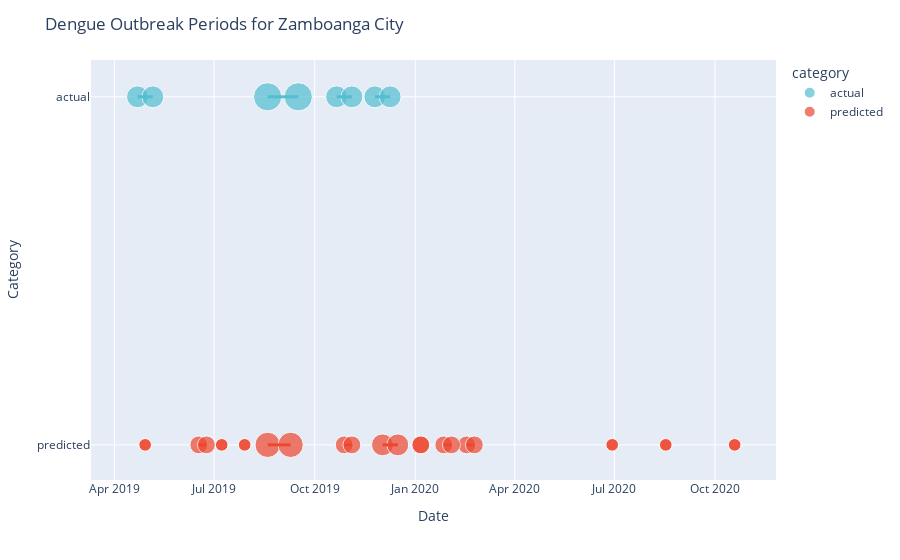

Notebook cell for this chart:
### Markdown cell above
Running the cell below should produce a dumbbell plot that shows the actual outbreak periods from the health data versus the predicted outbreak periods.

The resulting plot should look similar to this. The plot illustrates the outbreak periods from the dataframe prepared above. <br> <br>
<img src="../../assets/outbreak_period_sample.png" width="90%"> 

*This is only a sample plot, the resulting plot will not be exactly the same dependeing on the range of the test set.*

### Code cell
# Set custom colors
class_colors = {"predicted": "#ee472f", "actual": "#53bed0"}

# Plot start and end outbreak points
fig = px.scatter(
    outbreak_lengths_results,
    x=["start_date", "end_date"],
    y="category",
    color="category",
    size="actual_length_weeks",
    labels={"x": "Date"},
    category_orders={"category": ["actual", "predicted"]},
    color_discrete_map=class_colors,
)

for i, row in outbreak_lengths_results.iterrows():
    fig.add_trace(
        go.Scatter(
            mode="lines",
            # layer="below",
            line=dict(
                color=class_colors[row["category"]],
                width=3,
                dash="solid",
            ),
            # connect the two markers
            x=[row["start_date"], row["end_date"]],
            y=[row["category"], row["category"]],
            showlegend=False,
        )
    )

# Update layout with title and axis titles
fig.update_layout(
    title="Dengue Outbreak Periods for Zamboanga City",
    xaxis_title="Date",
    yaxis_title="Category",
)
fig.show()

### Figure 1 — Plotly figure (JSON) as saved in the notebook; plotly's stock layout.template omitted (floating-point values rounded to 4 significant figures)
{"data": [{"hovertemplate": "category=%{y}<br>value=%{x}<br>actual_length_weeks=%{marker.size}<extra></extra>", "legendgroup": "actual", "marker": {"color": "#53bed0", "size": [3, 5, 3, 3, 3, 5, 3, 3], "sizemode": "area", "sizeref": 0.0125, "symbol": "circle"}, "mode": "markers", "name": "actual", "orientation": "v", "showlegend": true, "type": "scatter", "x": ["2019-04-22T00:00:00", "2019-08-19T00:00:00", "2019-10-21T00:00:00", "2019-11-25T00:00:00", "2019-05-06T00:00:00", "2019-09-16T00:00:00", "2019-11-04T00:00:00", "2019-12-09T00:00:00"], "xaxis": "x", "y": ["actual", "actual", "actual", "actual", "actual", "actual", "actual", "actual"], "yaxis": "y"}, {"hovertemplate": "category=%{y}<br>value=%{x}<br>actual_length_weeks=%{marker.size}<extra></extra>", "legendgroup": "predicted", "marker": {"color": "#ee472f", "size": [1, 2, 1, 1, 4, 2, 3, 2, 2, 2, 1, 1, 1, 1, 2, 1, 1, 4, 2, 3, 2, 2, 2, 1, 1, 1], "sizemode": "area", "sizeref": 0.0125, "symbol": "circle"}, "mode": "markers", "name": "predicted", "orientation": "v", "showlegend": true, "type": "scatter", "x": ["2019-04-29T00:00:00", "2019-06-17T00:00:00", "2019-07-08T00:00:00", "2019-07-29T00:00:00", "2019-08-19T00:00:00", "2019-10-28T00:00:00", "2019-12-02T00:00:00", "2020-01-06T00:00:00", "2020-01-27T00:00:00", "2020-02-17T00:00:00", "2020-06-29T00:00:00", "2020-08-17T00:00:00", "2020-10-19T00:00:00", "2019-04-29T00:00:00", "2019-06-24T00:00:00", "2019-07-08T00:00:00", "2019-07-29T00:00:00", "2019-09-09T00:00:00", "2019-11-04T00:00:00", "2019-12-16T00:00:00", "2020-01-06T00:00:00", "2020-02-03T00:00:00", "2020-02-24T00:00:00", "2020-06-29T00:00:00", "2020-08-17T00:00:00", "2020-10-19T00:00:00"], "xaxis": "x", "y": ["predicted", "predicted", "predicted", "predicted", "predicted", "predicted", "predicted", "predicted", "predicted", "predicted", "predicted", "predicted", "predicted", "predicted", "predicted", "predicted", "predicted", "predicted", "predicted", "predicted", "predicted", "predicted", "predicted", "predicted", "predicted", "predicted"], "yaxis": "y"}, {"line": {"color": "#53bed0", "dash": "solid", "width": 3}, "mode": "lines", "showlegend": false, "type": "scatter", "x": ["2019-04-22T00:00:00", "2019-05-06T00:00:00"], "y": ["actual", "actual"]}, {"line": {"color": "#53bed0", "dash": "solid", "width": 3}, "mode": "lines", "showlegend": false, "type": "scatter", "x": ["2019-08-19T00:00:00", "2019-09-16T00:00:00"], "y": ["actual", "actual"]}, {"line": {"color": "#53bed0", "dash": "solid", "width": 3}, "mode": "lines", "showlegend": false, "type": "scatter", "x": ["2019-10-21T00:00:00", "2019-11-04T00:00:00"], "y": ["actual", "actual"]}, {"line": {"color": "#53bed0", "dash": "solid", "width": 3}, "mode": "lines", "showlegend": false, "type": "scatter", "x": ["2019-11-25T00:00:00", "2019-12-09T00:00:00"], "y": ["actual", "actual"]}, {"line": {"color": "#ee472f", "dash": "solid", "width": 3}, "mode": "lines", "showlegend": false, "type": "scatter", "x": ["2019-04-29T00:00:00", "2019-04-29T00:00:00"], "y": ["predicted", "predicted"]}, {"line": {"color": "#ee472f", "dash": "solid", "width": 3}, "mode": "lines", "showlegend": false, "type": "scatter", "x": ["2019-06-17T00:00:00", "2019-06-24T00:00:00"], "y": ["predicted", "predicted"]}, {"line": {"color": "#ee472f", "dash": "solid", "width": 3}, "mode": "lines", "showlegend": false, "type": "scatter", "x": ["2019-07-08T00:00:00", "2019-07-08T00:00:00"], "y": ["predicted", "predicted"]}, {"line": {"color": "#ee472f", "dash": "solid", "width": 3}, "mode": "lines", "showlegend": false, "type": "scatter", "x": ["2019-07-29T00:00:00", "2019-07-29T00:00:00"], "y": ["predicted", "predicted"]}, {"line": {"color": "#ee472f", "dash": "solid", "width": 3}, "mode": "lines", "showlegend": false, "type": "scatter", "x": ["2019-08-19T00:00:00", "2019-09-09T00:00:00"], "y": ["predicted", "predicted"]}, {"line": {"color": "#ee472f", "dash": "solid", "width": 3}, "mode": "lines", "showlegend": false, "type": "scatter", "x": ["2019-10-28T00:00:00", "2019-11-04T00:00:00"], "y": ["predicted", "predicted"]}, {"line": {"color": "#ee472f", "dash": "solid", "width": 3}, "mode": "lines", "showlegend": false, "type": "scatter", "x": ["2019-12-02T00:00:00", "2019-12-16T00:00:00"], "y": ["predicted", "predicted"]}, {"line": {"color": "#ee472f", "dash": "solid", "width": 3}, "mode": "lines", "showlegend": false, "type": "scatter", "x": ["2020-01-06T00:00:00", "2020-01-06T00:00:00"], "y": ["predicted", "predicted"]}, {"line": {"color": "#ee472f", "dash": "solid", "width": 3}, "mode": "lines", "showlegend": false, "type": "scatter", "x": ["2020-01-27T00:00:00", "2020-02-03T00:00:00"], "y": ["predicted", "predicted"]}, {"line": {"color": "#ee472f", "dash": "solid", "width": 3}, "mode": "lines", "showlegend": false, "type": "scatter", "x": ["2020-02-17T00:00:00", "2020-02-24T00:00:00"], "y": ["predicted", "predicted"]}, {"line": {"color": "#ee472f", "dash": "solid", "width": 3}, "mode": "lines", "showlegend": false, "type": "scatter", "x": ["2020-06-29T00:00:00", "2020-06-29T00:00:00"], "y": ["predicted", "predicted"]}, {"line": {"color": "#ee472f", "dash": "solid", "width": 3}, "mode": "lines", "showlegend": false, "type": "scatter", "x": ["2020-08-17T00:00:00", "2020-08-17T00:00:00"], "y": ["predicted", "predicted"]}, {"line": {"color": "#ee472f", "dash": "solid", "width": 3}, "mode": "lines", "showlegend": false, "type": "scatter", "x": ["2020-10-19T00:00:00", "2020-10-19T00:00:00"], "y": ["predicted", "predicted"]}], "layout": {"legend": {"itemsizing": "constant", "title": {"text": "category"}, "tracegroupgap": 0}, "margin": {"t": 60}, "title": {"text": "Dengue Outbreak Periods for Zamboanga City"}, "xaxis": {"anchor": "y", "domain": [0, 1], "title": {"text": "Date"}}, "yaxis": {"anchor": "x", "categoryarray": ["predicted", "actual"], "categoryorder": "array", "domain": [0, 1], "title": {"text": "Category"}}}}
